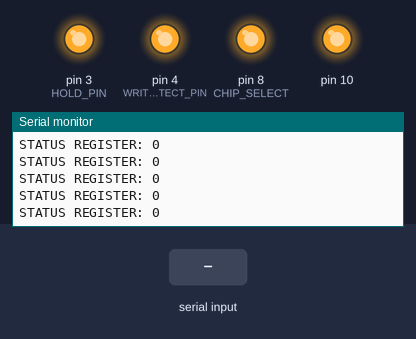
The sketch below on a simulated Arduino Uno, built with avr-gcc and run on an emulated ATmega328P. On the bench: output pins drawn as LEDs (lit = HIGH), the last lines printed to the serial monitor. The test bench sets the inputs (shaded band).

Above: at 12.6 s.
12.7 s: "2" received over Serial
At 12.72 s:
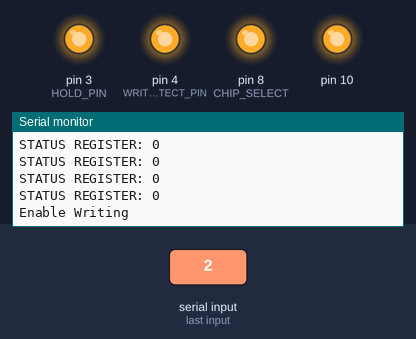
14.4 s: "3" received over Serial
At 14.48 s:
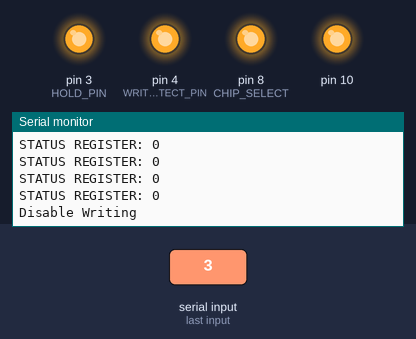

Measured:
- after the input at 12.7 s, the serial monitor: prints a new line at once (image 1)
- after the input at 14.4 s, the serial monitor: prints a new line after 0.08 s (image 2)

The sketch:

eeprom_test.ino
```cpp
#include <SPI.h>
#define CHIP_SELECT         8
#define HOLD_PIN            3
#define WRITE_PROTECT_PIN   4

#define WRITE 0b00000010
#define READ  0b00000011
#define WREN  0b00000110
#define WRDI  0b00000100
#define WRSR  0b00000001
#define RDSR  0b00000101

#define ZEROS 0b00000000
#define DATA  0b01010100
word i;
bool ctr = false;
byte status_reg = 0b11100000;
word addr = 0b0000000000000010;
//byte data = 0b01010101;

void setup() {
      Serial.begin(9600);

    pinMode(WRITE_PROTECT_PIN, OUTPUT);
    digitalWrite(WRITE_PROTECT_PIN, HIGH);  // give write permission

    pinMode(HOLD_PIN, OUTPUT);
    digitalWrite(HOLD_PIN, HIGH); // disable hold so i can perform operations

     SPI.begin();
     pinMode(CHIP_SELECT, OUTPUT);
     digitalWrite(CHIP_SELECT, HIGH);
}

void loop() {
  char std = '0';

  if (!ctr){
      Serial.println("MENU:");
      Serial.println("0 - Display STATUS register");
      Serial.println("1 - Display ENABLE Writing");
      Serial.println("2 - Display WRITES in a register");
      Serial.println("3 - Display DISABLE Writing");
      delay(10000);

      ctr = true;
    }

 if(Serial.available()){
   std = Serial.read();
  }

  switch(std)
  {
    case '0':
      eeprom_spi_read_status();
      delay(100);
      break;
    case '1':
      cli();
      eeprom_spi_write_enable();
      sei();
      delay(100);
      cli();
      eeprom_spi_write_status(status_reg);
      sei();
      delay(100);
      std='0';
      break;
    case '2':
      cli();
      eeprom_spi_write_status(status_reg);
      sei();
      delay(100);
      cli();
      eeprom_spi_write_enable();
      delay(100);
      eeprom_spi_write_reg(addr,DATA);
      delay(500);
      eeprom_spi_read_reg(addr);
      sei();
      Serial.println("REMEBER: After a write operation the WRITING IS DISABLE");
      std = '0';
      break;
    case '3':
      eeprom_spi_write_disable();
      std = '0';
      break;

    default:

      ctr = false;
      std = '0';
      break;

  }
}

void eeprom_spi_write_enable(){
  //Enable writing before every writing command
  SPI.beginTransaction(SPISettings(5000000, MSBFIRST, SPI_MODE0));

  Serial.println("Setting Enable Writing");

  digitalWrite(CHIP_SELECT, LOW);
  delay(10);
  SPI.transfer(WREN);
  delay(10);
  digitalWrite(CHIP_SELECT, HIGH);

  //delay(10);
  // After this condition Writing enable will be reset
  //    Power Up
  //    WRDI instruction
  //    WRSR instruction
  //    WRITE instruction
  SPI.endTransaction();
}

void eeprom_spi_write_disable(){
  //Enable writing before every writing command
  SPI.beginTransaction(SPISettings(5000000, MSBFIRST, SPI_MODE0));

  Serial.println("Disable Writing");

  digitalWrite(CHIP_SELECT, LOW);
  SPI.transfer(WRDI);
  digitalWrite(CHIP_SELECT, HIGH);

  delay(10);
  SPI.endTransaction();
}

void eeprom_spi_write_status(byte status_reg){
  SPI.beginTransaction(SPISettings(5000000, MSBFIRST, SPI_MODE0));

  word cmd;

  Serial.println("Enable Writing");

  cmd = 0b0000000110001100;

  digitalWrite(CHIP_SELECT, LOW);
  delay(10);
  SPI.transfer(WRSR);
  SPI.transfer(ZEROS);
  SPI.transfer(status_reg);
  digitalWrite(CHIP_SELECT, HIGH);

  SPI.endTransaction();
}

void eeprom_spi_read_status(){
  SPI.beginTransaction(SPISettings(5000000, MSBFIRST, SPI_MODE0));
  byte reg_data;
  byte cmd;
  //byte status_reg;

  cmd = 0b00000101;

  digitalWrite(CHIP_SELECT, LOW);
  SPI.transfer(cmd);
  cmd = 0b00000000;
  SPI.transfer(ZEROS);
  reg_data = SPI.transfer(ZEROS);
  digitalWrite(CHIP_SELECT, HIGH);
  delay(10);

  Serial.print("STATUS REGISTER: ");
  Serial.println(reg_data, BIN);

  SPI.endTransaction();
}

bool eeprom_spi_check_writing(){
  SPI.beginTransaction(SPISettings(5000000, MSBFIRST, SPI_MODE0));

  byte cmd;
  bool result;
  byte status_reg;

  cmd = 0b00000101;

  digitalWrite(CHIP_SELECT, LOW);
  status_reg = SPI.transfer(cmd);

  delay(10);

  Serial.print("STATUS REGISTER: ");
  Serial.println(status_reg, BIN);

  SPI.endTransaction();

  result = (status_reg >> 2) & 0;
  // Check if write enable lauch is disable
  // which means that there was a writing
  // that occurs successfully before

  return result;
}

void eeprom_spi_write_reg(word addr, byte data){
  SPI.beginTransaction(SPISettings(5000000, MSBFIRST, SPI_MODE0));

  Serial.println("Writing on Register");
  Serial.print("Address: ");
  Serial.println(addr, BIN);
  Serial.print("Data: ");
  Serial.println(data, BIN);

  digitalWrite(CHIP_SELECT, LOW);
  delay(10);
  SPI.transfer(WRITE);
  SPI.transfer(ZEROS);
  SPI.transfer(addr);
  SPI.transfer(data);
  digitalWrite(CHIP_SELECT, HIGH);

  SPI.endTransaction();
}

void eeprom_spi_read_reg(word addr){
  byte data_reg;

  SPI.beginTransaction(SPISettings(5000000, MSBFIRST, SPI_MODE0));

  Serial.println("Reading Register");

  digitalWrite(CHIP_SELECT, LOW);
  delay(10);
  SPI.transfer(READ);
  SPI.transfer(ZEROS);
  SPI.transfer(addr);
  data_reg = SPI.transfer(ZEROS);
  digitalWrite(CHIP_SELECT, HIGH);

  Serial.print("REGISTER Value: ");
  Serial.println(data_reg, BIN);

  SPI.endTransaction();
}
```
